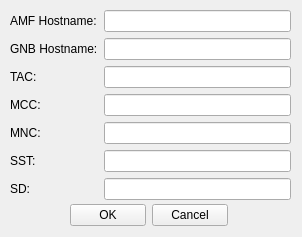
<?xml version="1.0" encoding="UTF-8"?>
<ui version="4.0">
 <class>Form</class>
 <widget class="QWidget" name="Form">
  <property name="geometry">
   <rect>
    <x>0</x>
    <y>0</y>
    <width>302</width>
    <height>237</height>
   </rect>
  </property>
  <property name="windowTitle">
   <string>Form</string>
  </property>
  <widget class="QWidget" name="formLayoutWidget">
   <property name="geometry">
    <rect>
     <x>10</x>
     <y>10</y>
     <width>281</width>
     <height>191</height>
    </rect>
   </property>
   <layout class="QFormLayout" name="formLayout">
    <item row="0" column="0">
     <widget class="QLabel" name="label">
      <property name="text">
       <string>AMF Hostname:</string>
      </property>
     </widget>
    </item>
    <item row="1" column="0">
     <widget class="QLabel" name="label_13">
      <property name="text">
       <string>GNB Hostname:</string>
      </property>
     </widget>
    </item>
    <item row="2" column="0">
     <widget class="QLabel" name="label_11">
      <property name="text">
       <string>TAC:</string>
      </property>
     </widget>
    </item>
    <item row="3" column="0">
     <widget class="QLabel" name="label_14">
      <property name="text">
       <string>MCC:</string>
      </property>
     </widget>
    </item>
    <item row="4" column="0">
     <widget class="QLabel" name="label_10">
      <property name="text">
       <string>MNC:</string>
      </property>
     </widget>
    </item>
    <item row="5" column="0">
     <widget class="QLabel" name="label_9">
      <property name="text">
       <string>SST:</string>
      </property>
     </widget>
    </item>
    <item row="6" column="0">
     <widget class="QLabel" name="label_12">
      <property name="text">
       <string>SD:</string>
      </property>
     </widget>
    </item>
    <item row="0" column="1">
     <widget class="QLineEdit" name="lineEdit_10"/>
    </item>
    <item row="1" column="1">
     <widget class="QLineEdit" name="lineEdit_13"/>
    </item>
    <item row="2" column="1">
     <widget class="QLineEdit" name="lineEdit_14"/>
    </item>
    <item row="3" column="1">
     <widget class="QLineEdit" name="lineEdit_9"/>
    </item>
    <item row="4" column="1">
     <widget class="QLineEdit" name="lineEdit_11"/>
    </item>
    <item row="5" column="1">
     <widget class="QLineEdit" name="lineEdit_12"/>
    </item>
    <item row="6" column="1">
     <widget class="QLineEdit" name="lineEdit_8"/>
    </item>
   </layout>
  </widget>
  <widget class="QWidget" name="gridLayoutWidget">
   <property name="geometry">
    <rect>
     <x>70</x>
     <y>200</y>
     <width>158</width>
     <height>31</height>
    </rect>
   </property>
   <layout class="QGridLayout" name="gridLayout">
    <item row="0" column="0">
     <widget class="QPushButton" name="pushButton">
      <property name="text">
       <string>OK</string>
      </property>
     </widget>
    </item>
    <item row="0" column="1">
     <widget class="QPushButton" name="pushButton_5">
      <property name="text">
       <string>Cancel</string>
      </property>
     </widget>
    </item>
   </layout>
  </widget>
 </widget>
 <resources/>
 <connections/>
</ui>
